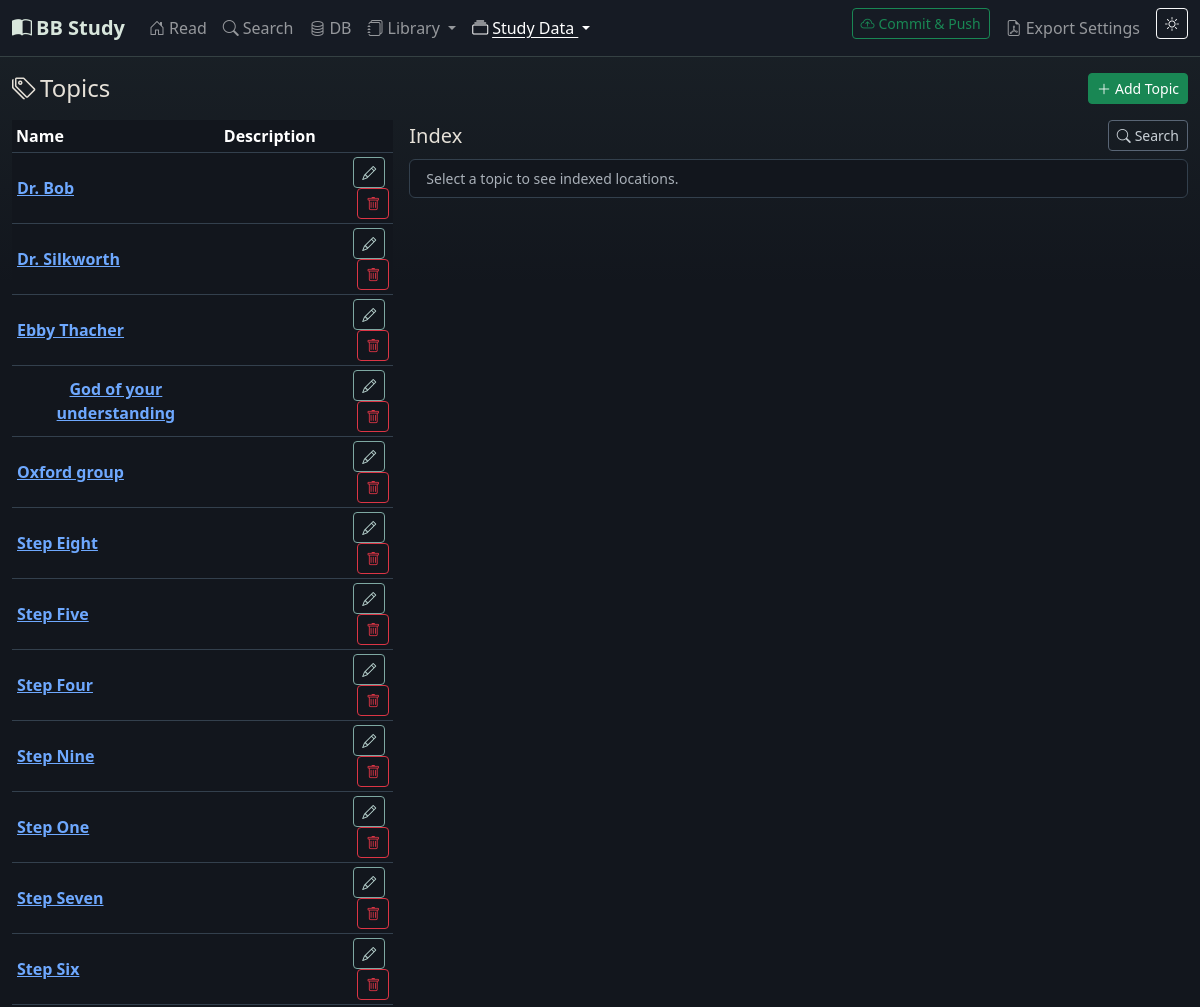
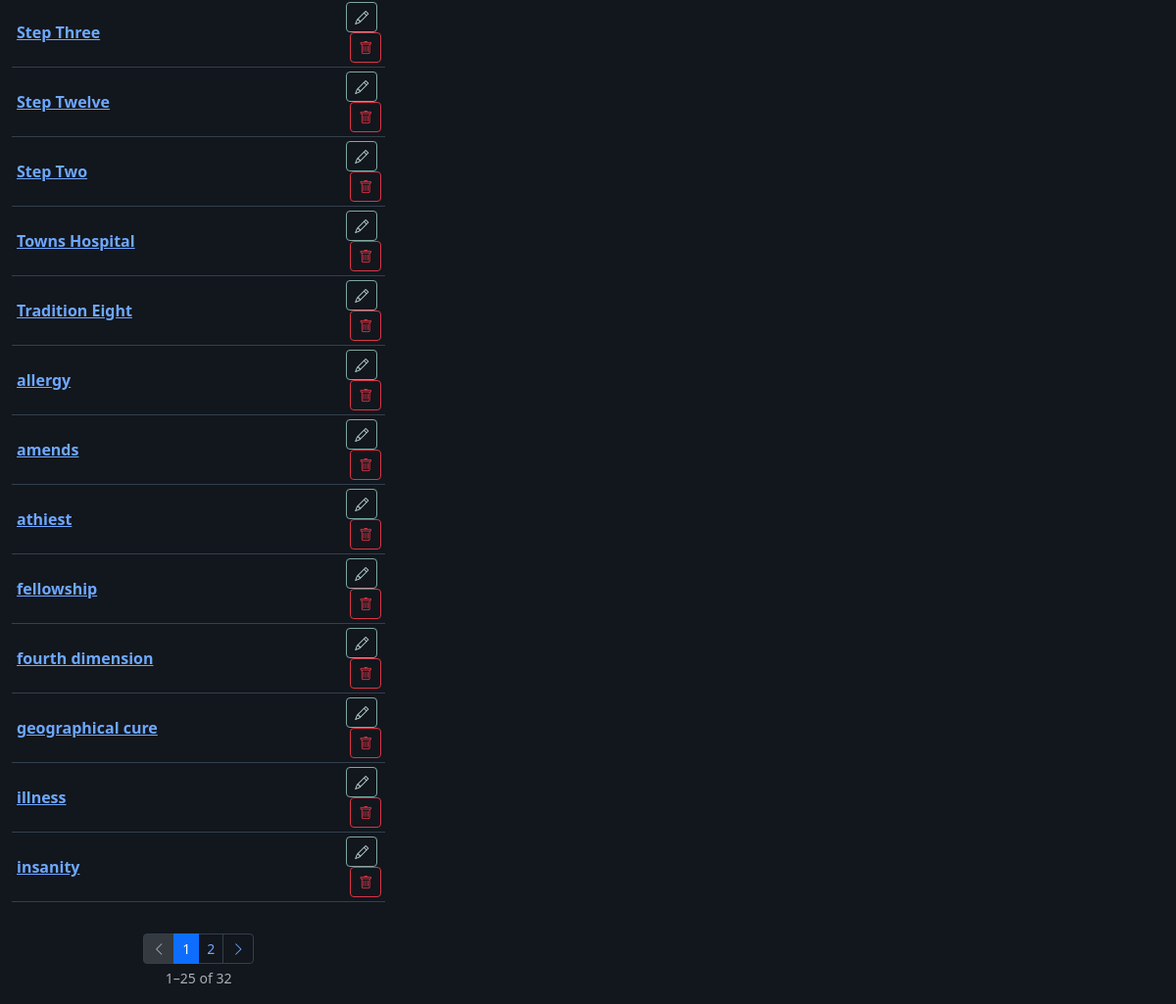
/topics, run on an earlier commit of the app's database (2 pictures, top to bottom).
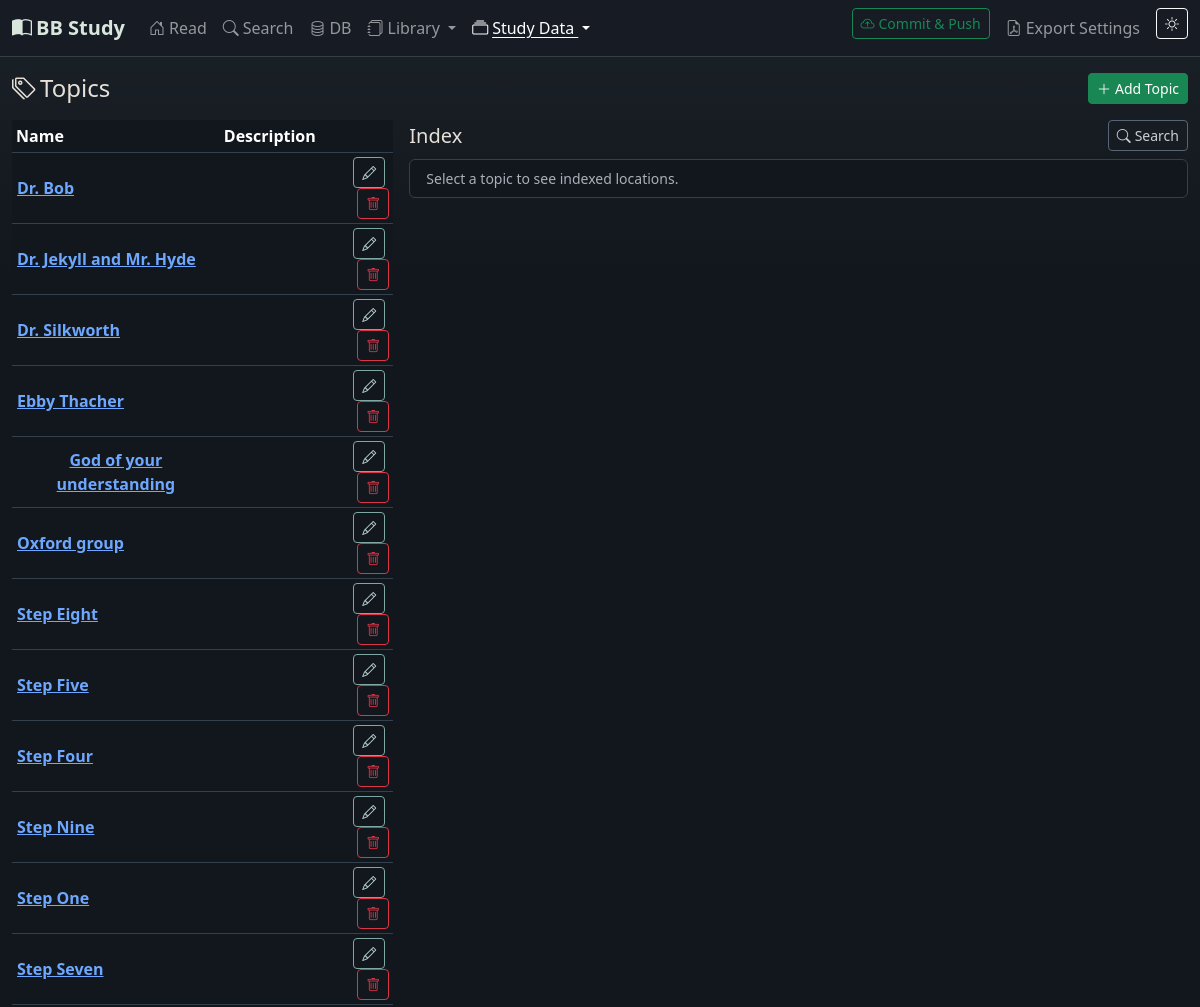
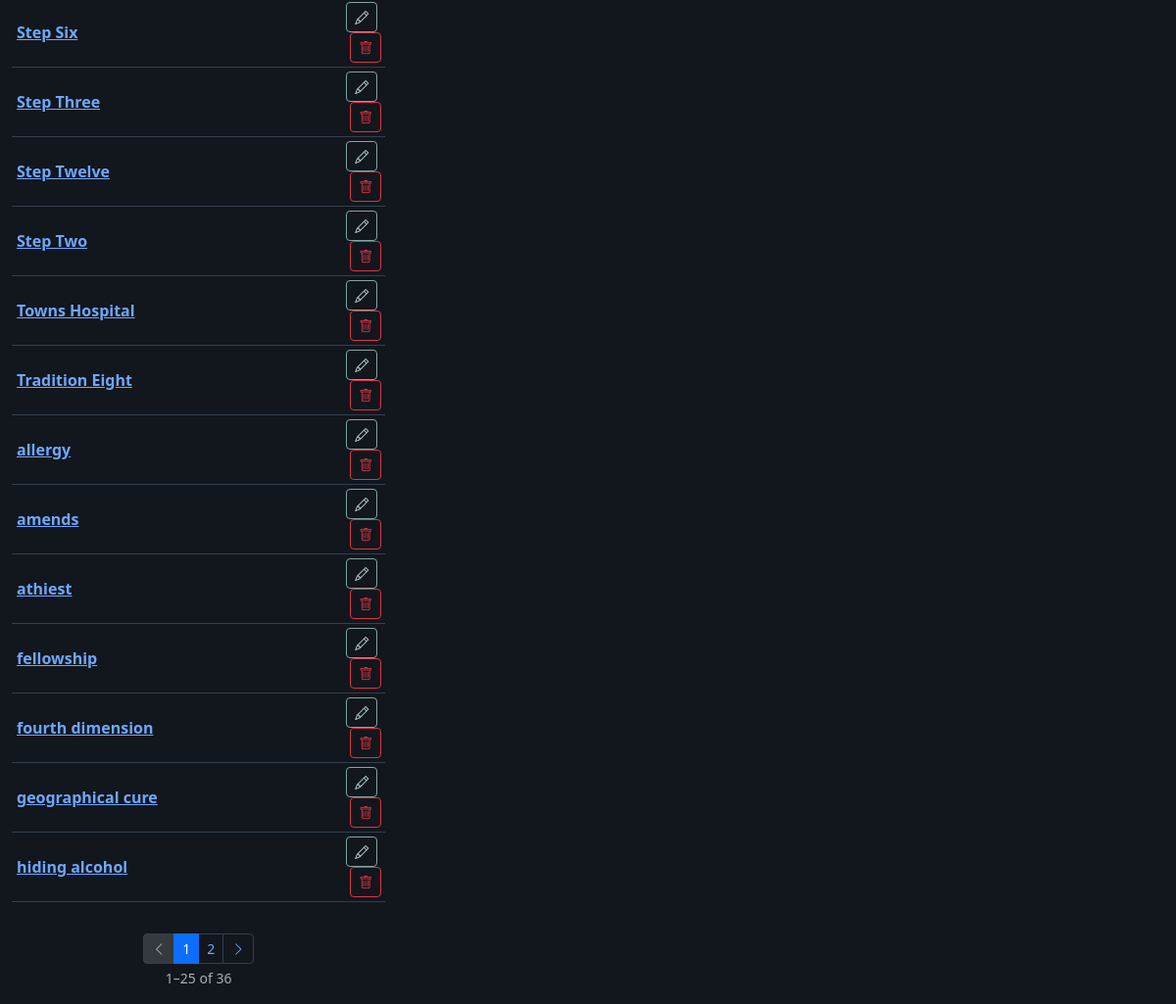
And on a later commit of the database (2 pictures, top to bottom).
### app/models.py (models this page shows)
class Topic(db.Model):
    __tablename__ = 'topics'
    id = db.Column(db.Integer, primary_key=True)
    name = db.Column(db.String(200), unique=True, nullable=False)
    description = db.Column(db.Text)
    created_at = db.Column(db.DateTime, default=datetime.utcnow)
    content_links = db.relationship('ContentTopic', backref='topic', lazy=True, cascade='all, delete-orphan')
    def to_dict(self):
        return {
            'id': self.id,
            'name': self.name,
            'description': self.description,
            'created_at': self.created_at.isoformat() if self.created_at else None,
        }

### app/routes/main.py (the view)
@main_bp.route('/topics')
def topics():
    from ..models import Topic
    pg = request.args.get('pg', 1, type=int)
    pagination = Topic.query.order_by(Topic.name).paginate(page=pg, per_page=25, error_out=False)
    books = Book.query.order_by(Book.title).all()
    return render_template('topics.html', theme=get_theme(), topics=pagination.items,
                           pagination=pagination, books=books)

### app/routes/main.py (called while the page is built)
def get_theme():
    s = Setting.query.filter_by(key='theme').first()
    return s.value

### app/templates/topics.html (shortened to what this page needs)
{% extends 'base.html' %}
{% from '_pagination.html' import render as paginate %}
{% block content %}
<div class="d-flex justify-content-between align-items-center mb-3">
  <h4 class="mb-0"><i class="bi bi-tags me-1"></i>Topics</h4>
  <button class="btn btn-sm btn-success" data-bs-toggle="modal" data-bs-target="#topicModal" onclick="openTopicModal()">
    <i class="bi bi-plus-lg me-1"></i>Add Topic
  </button>
</div>
<div class="row g-3">
  <div class="col-lg-4">
    <div class="table-responsive">
      <table class="table table-hover align-middle table-sm">
        <thead>
          <tr><th>Name</th><th>Description</th><th></th></tr>
        </thead>
        <tbody>
          {% for topic in topics %}
          <tr data-id="{{ topic.id }}">
            <td><button class="btn btn-link p-0 fw-semibold" onclick="loadTopicIndex({{ topic.id }}, '{{ topic.name|e }}')">{{ topic.name }}</button></td>
            <td class="small text-muted">{{ topic.description or '' }}</td>
            <td class="text-end">
              <button class="btn btn-sm btn-outline-primary me-1" onclick='openTopicModal({{ topic.to_dict()|tojson }})'><i class="bi bi-pencil"></i></button>
              <button class="btn btn-sm btn-outline-danger" onclick="deleteTopic({{ topic.id }})"><i class="bi bi-trash"></i></button>
            </td>
          </tr>
          {% else %}
          <tr><td colspan="3" class="text-muted text-center">No topics yet.</td></tr>
          {% endfor %}
        </tbody>
      </table>
    </div>
    {{ paginate(pagination, 'main.topics') }}
  </div>
  <div class="col-lg-8">
    <div class="d-flex justify-content-between align-items-center mb-2">
      <h5 class="mb-0" id="indexTitle">Index</h5>
      <a class="btn btn-sm btn-outline-secondary" href="{{ url_for('main.search') }}"><i class="bi bi-search me-1"></i>Search</a>
    </div>
    <div id="topicIndex" class="list-group small">
      <div class="list-group-item text-muted">Select a topic to see indexed locations.</div>
    </div>
  </div>
</div>
{% endblock %}

What changed in the data, as far as the page shows it:
no longer on this page (row unchanged): Topic: name "illness"
no longer on this page (row unchanged): Topic: name "insanity"
added Topic: name "Dr. Jekyll and Mr. Hyde"
added Topic: name "hiding alcohol"
Also different on the page:
{{ pagination.total }}: "32" → "36"
